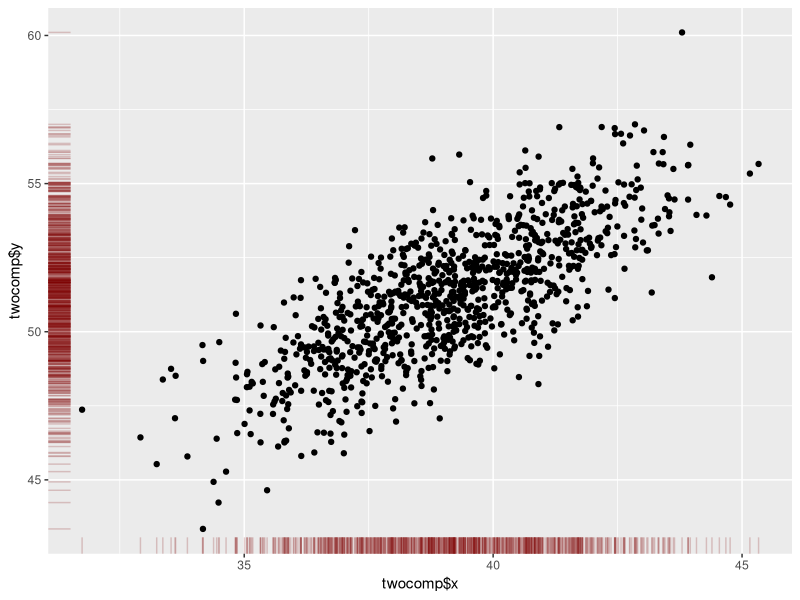
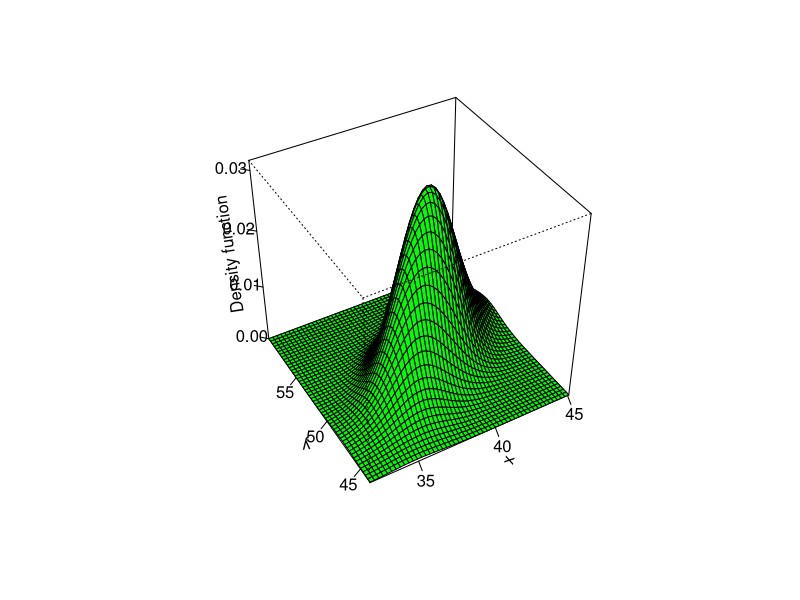
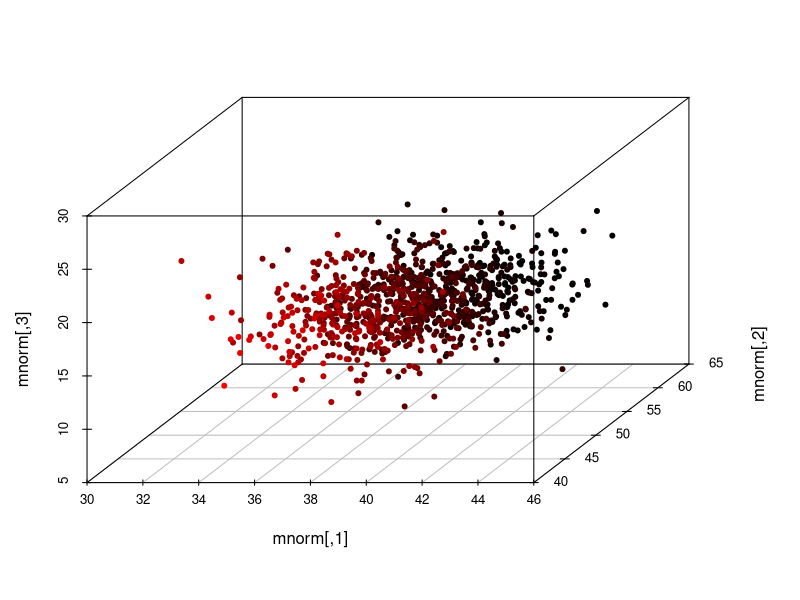
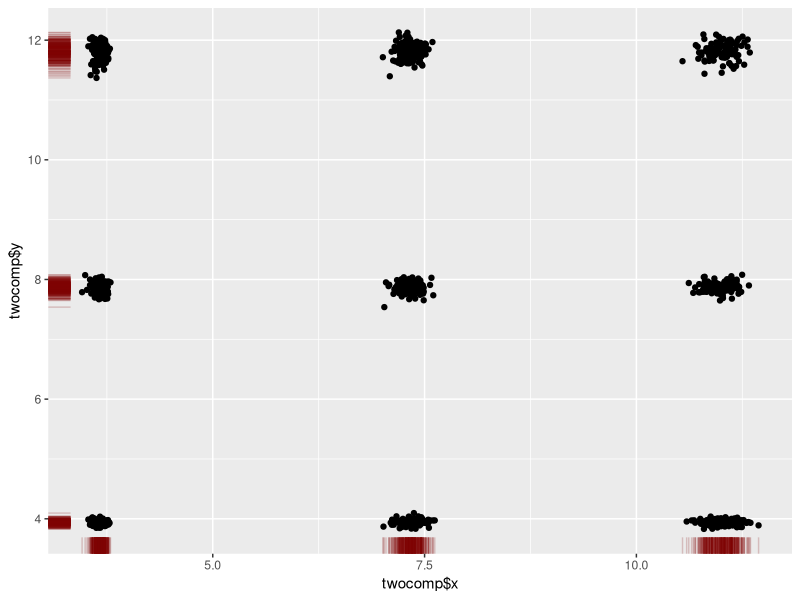
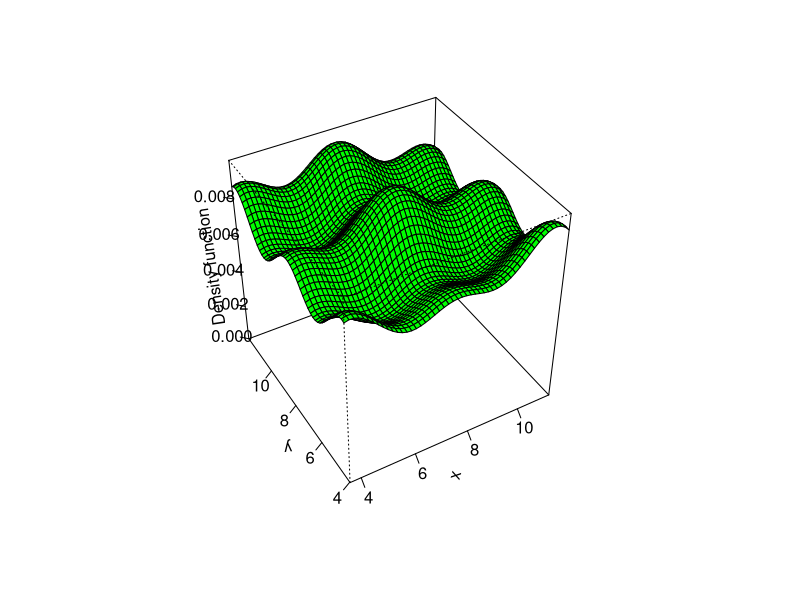

Generate these figures, in order, with R:
## ---- chunk 1
PDmatrix <- function (n, ev = runif(n, 0, 10)) {
  Z <- matrix(ncol=n, rnorm(n^2))
  decomp <- qr(Z)
  Q <- qr.Q(decomp) 
  R <- qr.R(decomp)
  d <- diag(R)
  ph <- d / abs(d)
  O <- Q %*% diag(ph)
  Z <- t(O) %*% diag(ev) %*% O
  return(Z)
}
## ---- chunk 2
N <- 10^3
mu <- runif(3, 0, 100)
sigma <- PDmatrix(3)

print(mu)
print(sigma)
## ---- chunk 3
library(MASS)
mnorm <- mvrnorm(N, mu, sigma)

head(mnorm)
## ---- chunk 4
library(ggplot2)

twocomp <- data.frame(x = mnorm[, 1], y = mnorm[, 2])

ggplot(twocomp, aes(x = twocomp$x, y = twocomp$y)) + geom_point() + 
    geom_rug(col=rgb(.5,0,0,alpha=.2))
## ---- chunk 5
library(sm)
# sm.density(twocomp, display="rgl")
sm.density(twocomp)
## ---- chunk 6
library(scatterplot3d)

# plot3d(mnorm)
scatterplot3d(mnorm, highlight.3d = TRUE, pch = 20)
## ---- chunk 7
mean(mnorm[, 1])
## ---- chunk 8
var(mnorm[, 1])
## ---- chunk 9
mnotnorm <- log(mnorm^c(1, 2, 3))
head(mnotnorm)
## ---- chunk 10
twocomp <- data.frame(x = sample(mnotnorm[, 1]), y = sample(mnotnorm[, 2]))

ggplot(twocomp, aes(x = twocomp$x, y = twocomp$y)) + geom_point() + 
    geom_rug(col=rgb(.5,0,0,alpha=.2))
## ---- chunk 11
# sm.density(twocomp, display="rgl")
sm.density(twocomp)
## ---- chunk 12
mcor <- function(d, x, y, z = 1) {
  r_xy <- cor(d[, x], d[, y])
  r_xz <- cor(d[, x], d[, z])
  r_yz <- cor(d[, y], d[, z])
  
  sqrt((r_xz^2 + r_yz^2 - 2 * r_yz * r_xz * r_xy) / (1 - r_xy^2))
}
## ---- chunk 13
mcor(mnorm, 2, 3)
